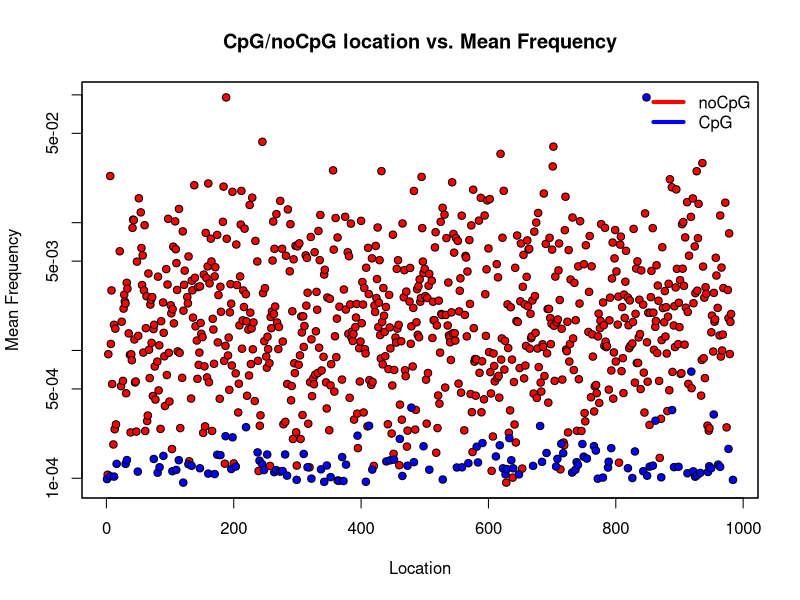

This figure's R source:
read.csv("OverviewSelCoeff_BachelerFilter.csv")->HIVdata
print(HIVdata)


#Identify noCpG sites
which(HIVdata$makesCpG=="0")->noCpG
print(noCpG)
#Identify CpG sites
which(HIVdata$makesCpG=="1")->CpG

#Identify mean frequency in association with noCpG sites
HIVdata[noCpG,"MeanFreq"]->Freq
#Identify mean frequency in association with CpG sites
HIVdata[CpG,"MeanFreq"]->Freq2



#Making a plot of mean frequency vs. CpG/nonCpG location
plot(noCpG, Freq, log="y",col="black",pch=21.25, bg="red", main="CpG/noCpG location vs. Mean Frequency", xlab = "Location", ylab = "Mean Frequency")
#Overlapping the two graphs
par(new = TRUE )
plot(CpG, Freq2, col="black",pch=21.25, bg="blue",xaxt='n',yaxt='n', ann = FALSE)


legend("topright",c("noCpG","CpG"),lty = c(1,1),lwd=4, col=c("red","blue"),bty="n")
